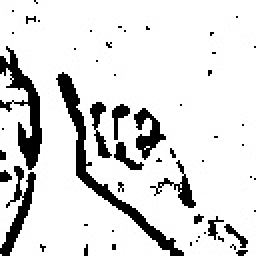
#> input picture data/A/3.jpg, 128 x 128 px, given in place of the camera (shown 2 times larger)
$ python data_generator.py
#> lines starting #> are read from the running program, lines starting #| are printed output that depends on the picture; after the words box and inside, x2 and y2 are one past the last pixel; in counts of white or black regions, pixels touching at a corner belong together; pictures that were not available may be replaced by others from this repository, and a replacement may not be noted
import cv2
import os
import time


# Creating the Directory Structure for storing all image classes(if not present already)
if not os.path.exists("data"):
    os.makedirs("data")

    for i in range(65,91):
        os.makedirs(f'data/{chr(i)}')

    for i in range(65,91):
        os.makedirs(f'data/{chr(i)}')

# Function to Extract useful Features from ROI by applying Different Filters and Techniques
def convert(frame):
    minValue = 70
    gray = cv2.cvtColor(frame, cv2.COLOR_BGR2GRAY)
    blur = cv2.GaussianBlur(gray,(5,5),2)

    th3 = cv2.adaptiveThreshold(blur,255,cv2.ADAPTIVE_THRESH_GAUSSIAN_C,cv2.THRESH_BINARY_INV,11,2)
    ret, res = cv2.threshold(th3, minValue, 255, cv2.THRESH_BINARY_INV+cv2.THRESH_OTSU)
    return res


# MODE OF CURRENT WINDOW
_MODE=" DATA GENERATION "
directory="data/"

capture=cv2.VideoCapture(0)

while True:
    ret,frame=capture.read()
#> frame is the input picture: shape (128, 128, 3); min 0, max 255, mean 220.9
    frame=cv2.flip(frame,1)
    if ret==False:
        continue

    #Storing # of Images in Each Label
    count = [len(os.listdir(f'{directory}/{chr(i)}')) for i in range(65,91)]

    cv2.putText(frame, f'--- MODE : {_MODE.capitalize()} ---', (10, 30), cv2.FONT_HERSHEY_PLAIN, 1, (0,255,255), 2)
    cv2.putText(frame, "--- IMAGE COUNT ---", (10, 50), cv2.FONT_HERSHEY_PLAIN, 1, (0,255,255), 2)
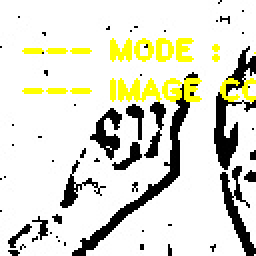
#> frame: shape (128, 128, 3) (shown 2 times larger); mean B, G, R 208.2, 222.8, 222.8


    #Displaying Count of All Labels
    x_coordinate=10
    y_coordinate=80
    for i in range(65,91):
        cv2.putText(frame,f' {chr(i)} : {count[i-65]} ',(x_coordinate,y_coordinate),cv2.FONT_HERSHEY_PLAIN, 1, (0,255,255), 2)
        y_coordinate+=15
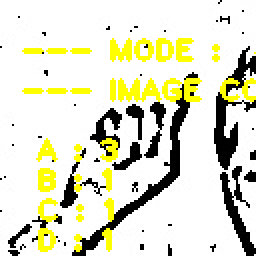
#> frame: shape (128, 128, 3) (shown 2 times larger); 3.38% of pixels changed, all inside (x1, y1, x2, y2) = (18, 69, 59, 126)
#> after the loop, y_coordinate = 470


    # Coordinates of the ROI
    x1 = int(0.5*frame.shape[1])
#> x1 = 64
    y1 = 10
    x2 = frame.shape[1]-10
#> x2 = 118
    y2 = int(0.5*frame.shape[1])
#> y2 = 64


    # Drawing the ROI
    # The increment/decrement by 1 is to compensate for the bounding box
    cv2.rectangle(frame, (x1-1, y1-1), (x2+1, y2+1), (0,255,0) ,1)
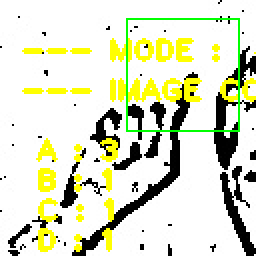
#> frame: shape (128, 128, 3) (shown 2 times larger); 1.37% of pixels changed, all inside (x1, y1, x2, y2) = (63, 9, 120, 66)

    # Extracting the ROI
    roi = frame[y1:y2, x1:x2]
    roi = cv2.resize(roi, (128, 128))
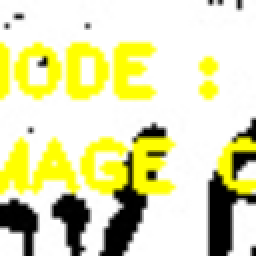
#> roi: shape (128, 128, 3) (shown 2 times larger); mean B, G, R 174.3, 223.6, 223.6

    cv2.imshow("Frame", frame)

    #Extracing and Converting
    roi=convert(roi)
#> in convert, `gray = cv2.cvtColor(frame, cv2.COLOR_BGR2GRAY)`:
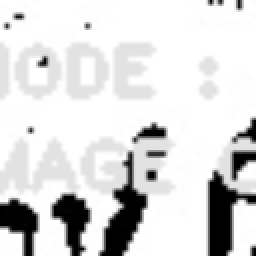
#> gray: shape (128, 128) (shown 2 times larger); min 0, max 255, mean 218
#> in convert, `blur = cv2.GaussianBlur(gray,(5,5),2)`:
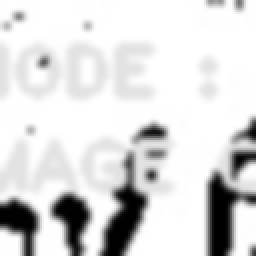
#> blur: shape (128, 128) (shown 2 times larger); min 0, max 255, mean 218
#> in convert, `th3 = cv2.adaptiveThreshold(blur,255,cv2.ADAPTIVE_THRESH_GAUSSIAN_C,cv..`:
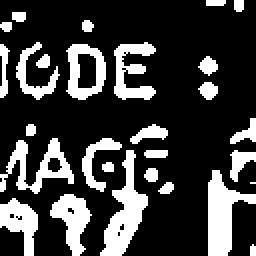
#> th3: shape (128, 128) (shown 2 times larger); 24% white; 28 white regions (2 under 20 px), largest, box (x1, y1, x2, y2) and area: (50, 75, 74, 128) 534, (104, 85, 128, 128) 511, (0, 69, 37, 97) 390
#> in convert, `ret, res = cv2.threshold(th3, minValue, 255, cv2.THRESH_BINARY_INV+cv2..`: ret = 0

    cv2.imshow("ROI", roi)

    #Detecting Key Interrupts
    interrupt = cv2.waitKey(10)
#> (key Esc is pressed here)

    if interrupt & 0xFF == 27: # esc key
        break

    # Save Image under label and Update
    else:
        for i in range(65,91):
            if (interrupt & 0xFF == i) or (interrupt & 0xFF == i+32):
                cv2.imwrite(f'{directory}/{chr(i)}/{count[i-65]}.jpg', roi)
                count[i-65]+=1

capture.release()
cv2.destroyAllWindows()
